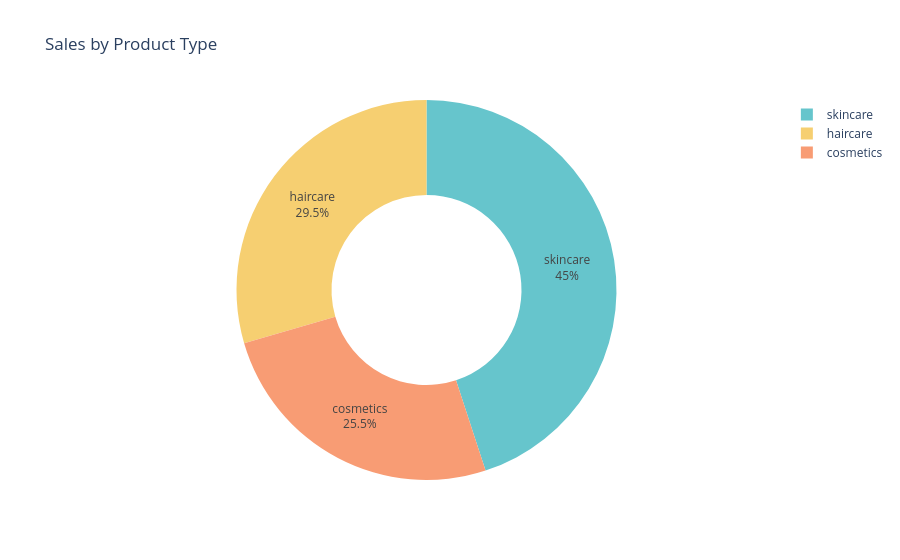

Notebook code cell kept with this figure:
### Markdown cell above
Thus, the company derives more revenue from skincare products, and the higher the price of skincare products, the more revenue they generate. Now let’s have a look at the sales by product type:

### Code cell
sales_data = data.groupby('Product type')['Number of products sold'].sum().reset_index()

pie_chart = px.pie(sales_data, values='Number of products sold', names='Product type', 
                   title='Sales by Product Type', 
                   hover_data=['Number of products sold'],
                   hole=0.5,
                   color_discrete_sequence=px.colors.qualitative.Pastel)
                   
pie_chart.update_traces(textposition='inside', textinfo='percent+label')
pie_chart.show()

### Figure 1 — Plotly figure (JSON) as saved in the notebook; plotly's stock layout.template omitted (floating-point values rounded to 4 significant figures)
{"data": [{"customdata": [[11757], [13611], [20731]], "domain": {"x": [0, 1], "y": [0, 1]}, "hole": 0.5, "hovertemplate": "Product type=%{label}<br>Number of products sold=%{customdata[0]}<extra></extra>", "labels": ["cosmetics", "haircare", "skincare"], "legendgroup": "", "name": "", "showlegend": true, "textinfo": "percent+label", "textposition": "inside", "type": "pie", "values": [11757, 13611, 20731]}], "layout": {"legend": {"tracegroupgap": 0}, "piecolorway": ["rgb(102, 197, 204)", "rgb(246, 207, 113)", "rgb(248, 156, 116)", "rgb(220, 176, 242)", "rgb(135, 197, 95)", "rgb(158, 185, 243)", "rgb(254, 136, 177)", "rgb(201, 219, 116)", "rgb(139, 224, 164)", "rgb(180, 151, 231)", "rgb(179, 179, 179)"], "title": {"text": "Sales by Product Type"}}}
